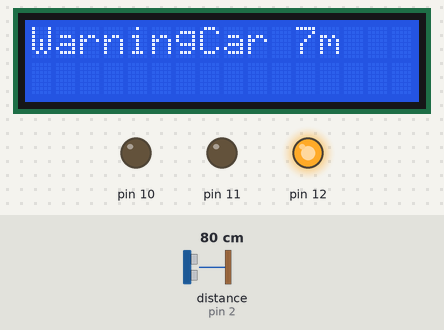
Recording of a sketch running on a simulated Arduino Uno, built with avr-gcc and run on an emulated ATmega328P. On the bench: 16×2 character LCD, output pins drawn as LEDs (lit = HIGH). Wiring (inferred from the names in the program): ultrasonic range finder: trigger pin 3; echo pin 2. The inputs (shaded band) are chosen by the test bench; at power-on: distance to the obstacle (sensor on pin 2) 80 cm. The echo pulse lasts 58.3 µs per cm; pins used as bus, display or sensor lines are not drawn.

Above: at 1.2 s.
1.3 s: distance to the obstacle (sensor on pin 2) set to 96 cm
At 2.9 s:
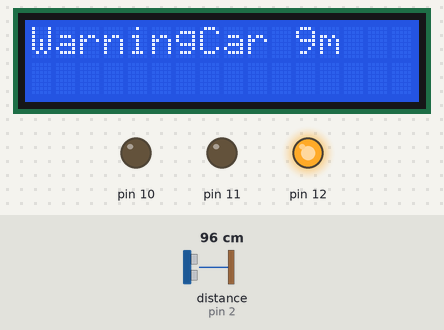
5.4 s: distance to the obstacle (sensor on pin 2) set to 105 cm
At 6.7 s:
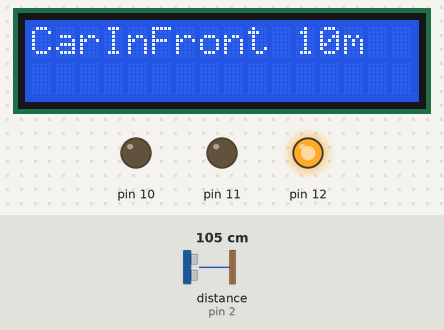
8.6 s: distance to the obstacle (sensor on pin 2) set to 196 cm
At 9.5 s:
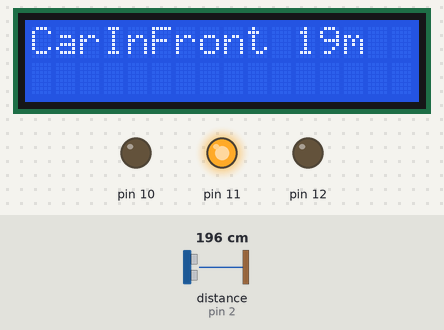
11.7 s: distance to the obstacle (sensor on pin 2) set to 203 cm
At 12.7 s:
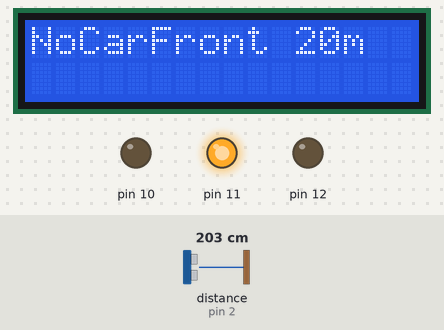
14.7 s: distance to the obstacle (sensor on pin 2) set to 2 cm
At 16.1 s:
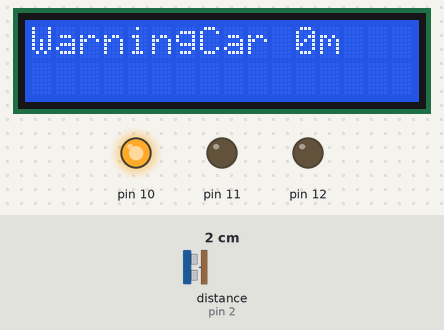
Timing chart, 0 to 17.8 s (numbered marks = the images above; inputs shaded):
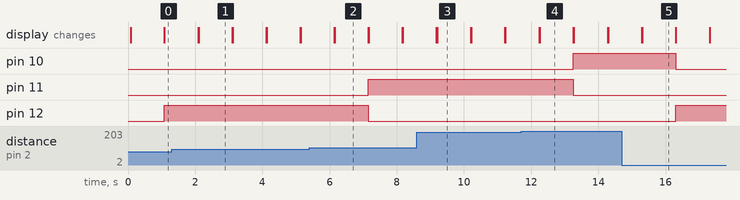

Measured:
- the behaviour switches between 100 and 101 cm on distance to the obstacle (sensor on pin 2) (found by bisection; images 1 and 2)
- the behaviour switches between 199 and 200 cm on distance to the obstacle (sensor on pin 2) (found by bisection; images 3 and 4)
- after the input at 1.3 s, the display: first differs from a run without the input after 0.80 s (image 1)
- after the input at 5.4 s, pin 11: LOW → HIGH after 1.8 s; pin 12: HIGH → LOW after 1.8 s; the display: first differs from a run without the input after 0.75 s (image 2)
- after the input at 8.6 s, the display: first differs from a run without the input after 0.60 s (image 3)
- after the input at 11.7 s, pin 10: LOW → HIGH after 1.6 s; pin 11: HIGH → LOW after 1.6 s; the display: first differs from a run without the input after 0.55 s (image 4)
- after the input at 14.7 s, pin 10: HIGH → LOW after 1.6 s; pin 12: LOW → HIGH after 1.6 s; the display: first differs from a run without the input after 0.60 s (image 5)

The sketch:

ultrasonic.ino
```cpp
#include<LiquidCrystal.h>

#define trigPin 3
#define echoPin 2
#define RS 9
#define EN 8
#define D4 4
#define D5 5
#define D6 6
#define D7 7
LiquidCrystal lcd(RS,EN,D4,D5,D6,D7);
void setup()
{
  lcd.begin(16,2);
  pinMode(trigPin,OUTPUT);
  pinMode(echoPin,INPUT);
  pinMode(10,OUTPUT);
  pinMode(11,OUTPUT);
  pinMode(12,OUTPUT);
}
long duration,distance;
void loop()
{
   lcd.clear();
  lcd.setCursor(0,0);


digitalWrite(trigPin,LOW);
delayMicroseconds(2);
digitalWrite(trigPin,HIGH);
delayMicroseconds(10);
digitalWrite(trigPin,LOW);
duration=pulseIn(echoPin,HIGH);
distance=(duration/20) / 29.1;

if (distance <= 50 && distance >= 20)
{
      lcd.clear();
  lcd.setCursor(0,0);
      lcd.print("NoCarFront ");
  lcd.print(distance);
  lcd.println("m");
  delay(1000);
      digitalWrite(10, HIGH);
      digitalWrite(11, LOW);
      digitalWrite(12, LOW);
    }
    else if(distance <=19 && distance >= 10)
    {
       lcd.clear();
  lcd.setCursor(0,0);
      lcd.print("CarInFront ");
  lcd.print(distance);
  lcd.println("m");
  delay(1000);
      digitalWrite(11, HIGH);
      digitalWrite(12, LOW);
      digitalWrite(10, LOW);
    }
    else {
       lcd.clear();
  lcd.setCursor(0,0);
      lcd.print("WarningCar ");
  lcd.print(distance);
  lcd.println("m");
  delay(1000);
      digitalWrite(12, HIGH);
      digitalWrite(11, LOW);
      digitalWrite(10, LOW);
    }

}
```
